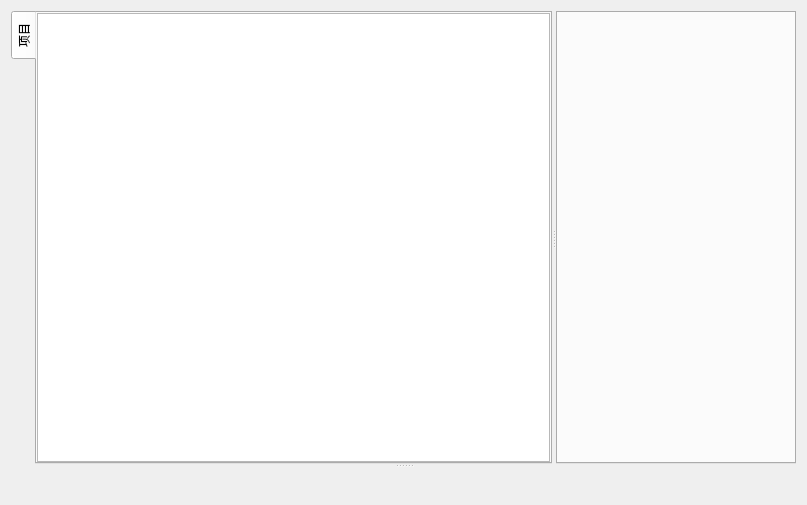
<?xml version="1.0" encoding="UTF-8"?>
<ui version="4.0">
 <class>Form</class>
 <widget class="QWidget" name="Form">
  <property name="geometry">
   <rect>
    <x>0</x>
    <y>0</y>
    <width>807</width>
    <height>505</height>
   </rect>
  </property>
  <property name="windowTitle">
   <string>Form</string>
  </property>
  <layout class="QVBoxLayout" name="verticalLayout">
   <item>
    <widget class="QSplitter" name="splitter_2">
     <property name="orientation">
      <enum>Qt::Vertical</enum>
     </property>
     <widget class="QSplitter" name="splitter">
      <property name="orientation">
       <enum>Qt::Horizontal</enum>
      </property>
      <widget class="QStackedWidget" name="stackedWidget">
       <property name="currentIndex">
        <number>0</number>
       </property>
       <widget class="QWidget" name="page_2">
        <property name="styleSheet">
         <string notr="true"/>
        </property>
        <layout class="QHBoxLayout" name="horizontalLayout_4">
         <property name="leftMargin">
          <number>0</number>
         </property>
         <property name="topMargin">
          <number>0</number>
         </property>
         <property name="rightMargin">
          <number>0</number>
         </property>
         <property name="bottomMargin">
          <number>0</number>
         </property>
         <item>
          <widget class="QTabWidget" name="tabWidget_2">
           <property name="styleSheet">
            <string notr="true"/>
           </property>
           <property name="tabPosition">
            <enum>QTabWidget::West</enum>
           </property>
           <widget class="QWidget" name="tab">
            <property name="styleSheet">
             <string notr="true"/>
            </property>
            <attribute name="title">
             <string>项目</string>
            </attribute>
            <layout class="QVBoxLayout" name="verticalLayout_2">
             <property name="leftMargin">
              <number>0</number>
             </property>
             <property name="topMargin">
              <number>0</number>
             </property>
             <property name="rightMargin">
              <number>0</number>
             </property>
             <property name="bottomMargin">
              <number>0</number>
             </property>
             <item>
              <widget class="DragTreeView" name="treeView">
               <property name="frameShape">
                <enum>QFrame::StyledPanel</enum>
               </property>
               <property name="frameShadow">
                <enum>QFrame::Sunken</enum>
               </property>
              </widget>
             </item>
            </layout>
           </widget>
          </widget>
         </item>
        </layout>
       </widget>
      </widget>
      <widget class="QStackedWidget" name="stackedWidget_2">
       <property name="currentIndex">
        <number>0</number>
       </property>
       <widget class="QWidget" name="page_3">
        <layout class="QHBoxLayout" name="horizontalLayout">
         <property name="leftMargin">
          <number>0</number>
         </property>
         <property name="topMargin">
          <number>0</number>
         </property>
         <property name="rightMargin">
          <number>0</number>
         </property>
         <property name="bottomMargin">
          <number>0</number>
         </property>
         <item>
          <widget class="CodeTabWidget" name="tabWidget">
           <property name="currentIndex">
            <number>-1</number>
           </property>
           <property name="tabsClosable">
            <bool>true</bool>
           </property>
           <property name="movable">
            <bool>true</bool>
           </property>
          </widget>
         </item>
        </layout>
       </widget>
       <widget class="QWidget" name="page_4"/>
      </widget>
     </widget>
     <widget class="QStackedWidget" name="stackedWidget_3">
      <widget class="QWidget" name="page_5"/>
      <widget class="QWidget" name="page_6"/>
     </widget>
    </widget>
   </item>
   <item>
    <widget class="QFrame" name="frame">
     <property name="frameShape">
      <enum>QFrame::NoFrame</enum>
     </property>
     <property name="frameShadow">
      <enum>QFrame::Raised</enum>
     </property>
     <layout class="QHBoxLayout" name="horizontalLayout_3">
      <property name="spacing">
       <number>0</number>
      </property>
      <property name="leftMargin">
       <number>0</number>
      </property>
      <property name="topMargin">
       <number>0</number>
      </property>
      <property name="rightMargin">
       <number>0</number>
      </property>
      <property name="bottomMargin">
       <number>0</number>
      </property>
      <item>
       <widget class="QLabel" name="label">
        <property name="text">
         <string/>
        </property>
       </widget>
      </item>
      <item>
       <spacer name="horizontalSpacer">
        <property name="orientation">
         <enum>Qt::Horizontal</enum>
        </property>
        <property name="sizeHint" stdset="0">
         <size>
          <width>40</width>
          <height>20</height>
         </size>
        </property>
       </spacer>
      </item>
     </layout>
    </widget>
   </item>
  </layout>
 </widget>
 <customwidgets>
  <customwidget>
   <class>CodeTabWidget</class>
   <extends>QTabWidget</extends>
   <header location="global">widgets.components</header>
   <container>1</container>
  </customwidget>
  <customwidget>
   <class>DragTreeView</class>
   <extends>QTreeView</extends>
   <header location="global">widgets.components</header>
  </customwidget>
 </customwidgets>
 <resources>
  <include location="../sources/ide_sources.qrc"/>
 </resources>
 <connections/>
</ui>
